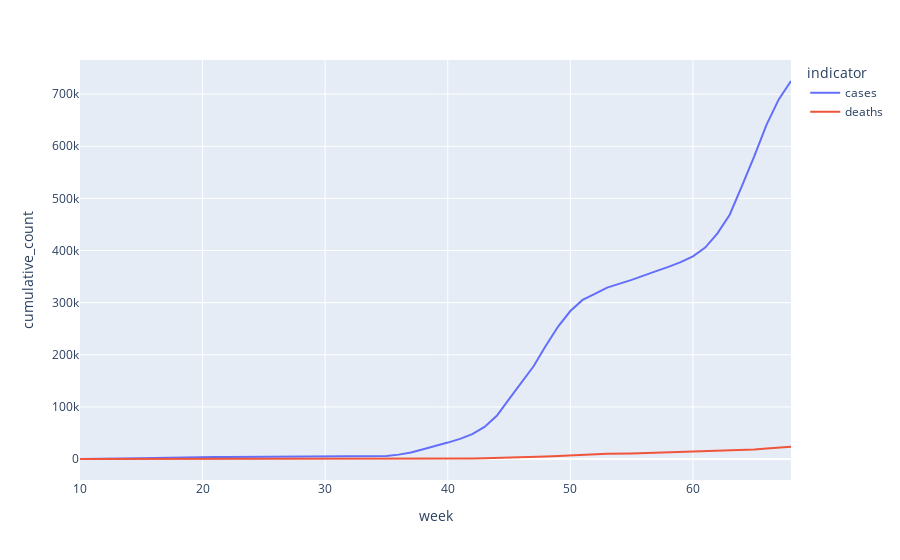

Notebook code cell kept with this figure:
### Code cell
fig

### Figure 1 — Plotly figure (JSON) as saved in the notebook; plotly's stock layout.template omitted (floating-point values rounded to 4 significant figures)
{"data": [{"hovertemplate": "indicator=cases<br>week=%{x}<br>cumulative_count=%{y}<extra></extra>", "legendgroup": "cases", "line": {"color": "#636efa", "dash": "solid"}, "mode": "lines", "name": "cases", "orientation": "v", "showlegend": true, "type": "scatter", "x": [10, 11, 12, 13, 14, 15, 16, 17, 18, 19, 20, 21, 22, 23, 24, 25, 26, 27, 28, 29, 30, 31, 32, 33, 34, 35, 36, 37, 38, 39, 40, 41, 42, 43, 44, 45, 46, 47, 48, 49, 50, 51, 52, 53, 55, 56, 57, 58, 59, 60, 61, 62, 63, 64, 65, 66, 67, 68], "xaxis": "x", "y": [8, 39, 167, 447, 744, 1458, 1984, 2583, 3035, 3284, 3535, 3756, 3876, 3970, 4076, 4102, 4142, 4183, 4234, 4333, 4448, 4535, 4696, 4916, 5155, 5961, 8387, 12309, 18866, 24716, 31480, 38577, 47768, 61563, 82780, 114778, 147456, 177952, 217122, 254148, 283870, 305130, 316669, 328851, 343656, 352703, 360418, 368710, 377655, 388799, 405646, 432925, 468713, 524196, 580642, 641124, 689853, 725241], "yaxis": "y"}, {"hovertemplate": "indicator=deaths<br>week=%{x}<br>cumulative_count=%{y}<extra></extra>", "legendgroup": "deaths", "line": {"color": "#EF553B", "dash": "solid"}, "mode": "lines", "name": "deaths", "orientation": "v", "showlegend": true, "type": "scatter", "x": [10, 11, 12, 13, 14, 15, 16, 17, 18, 19, 20, 21, 22, 23, 24, 25, 26, 27, 28, 29, 30, 31, 32, 33, 34, 35, 36, 37, 38, 39, 40, 41, 42, 43, 44, 45, 46, 47, 48, 49, 50, 51, 52, 53, 55, 56, 57, 58, 59, 60, 61, 62, 63, 64, 65, 66, 67, 68], "xaxis": "x", "y": [0, 1, 7, 15, 38, 109, 199, 280, 351, 421, 462, 491, 526, 542, 563, 572, 581, 589, 595, 596, 596, 597, 602, 608, 613, 614, 624, 637, 686, 749, 833, 968, 1173, 1472, 1889, 2493, 3190, 3891, 4823, 5984, 7130, 8282, 9161, 9977, 10725, 11409, 12024, 12578, 13155, 13752, 14347, 15058, 15988, 17083, 18451, 20161, 21928, 23708], "yaxis": "y"}], "layout": {"legend": {"title": {"text": "indicator"}, "tracegroupgap": 0}, "margin": {"t": 60}, "xaxis": {"anchor": "y", "domain": [0, 1], "title": {"text": "week"}}, "yaxis": {"anchor": "x", "domain": [0, 1], "title": {"text": "cumulative_count"}}}}
